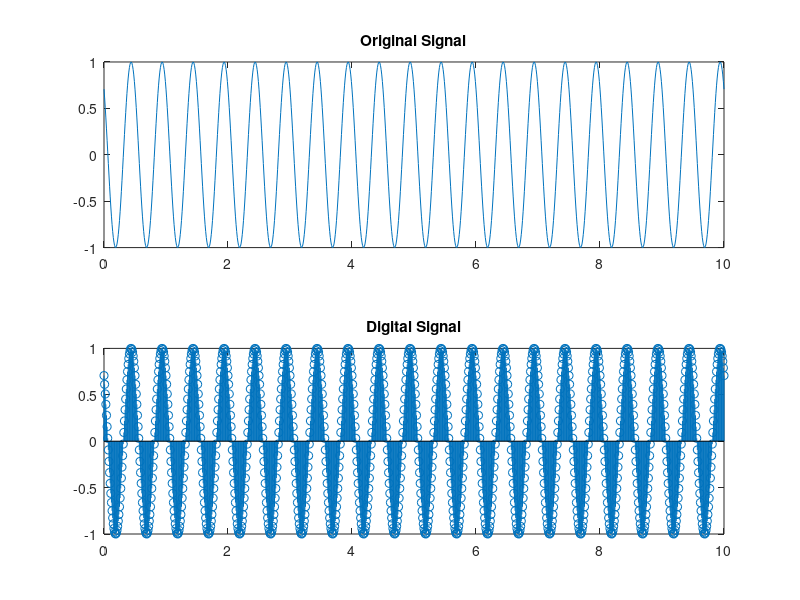

Here is the MATLAB script that generated this plot:
clc;
close all;
clear all;
f = 2;
dt = 0.01;
t = 0:dt:10;

%Genrating the original signal
x = sin(2*pi*f*t + (3*pi)/4);
figure(1)
subplot(2,1,1);
plot(t,x);
title('Original Signal');
subplot(2,1,2);
stem(t,x);
title('Digital Signal');

